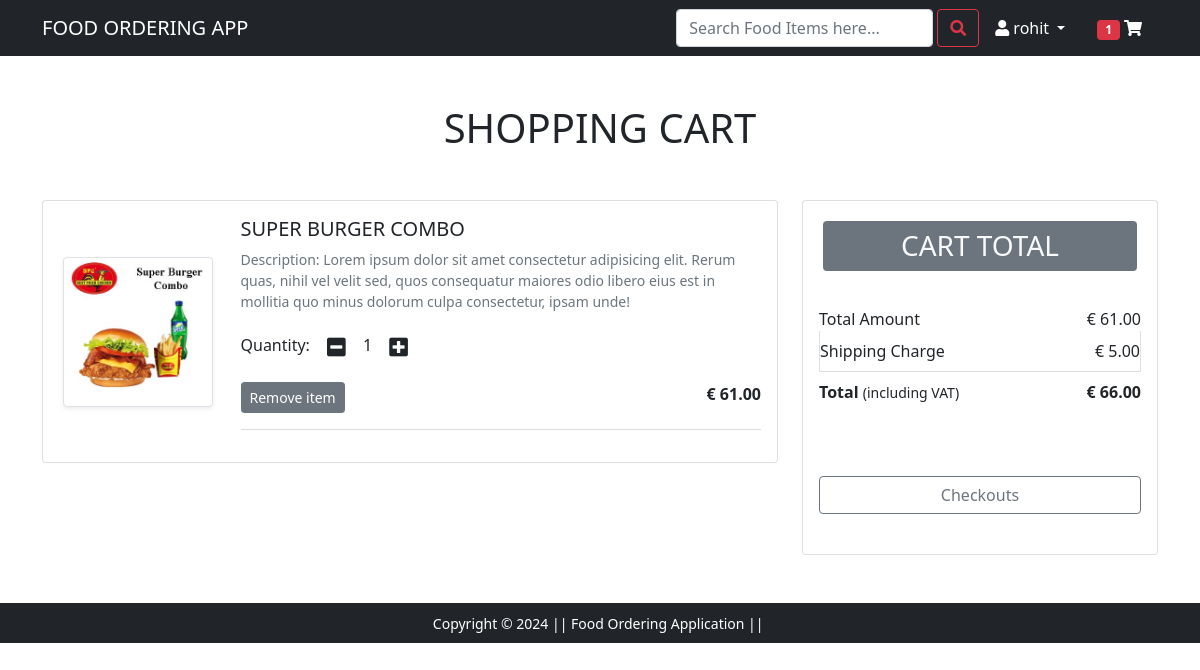
The page /cart/ (signed in) on the database as committed earlier.
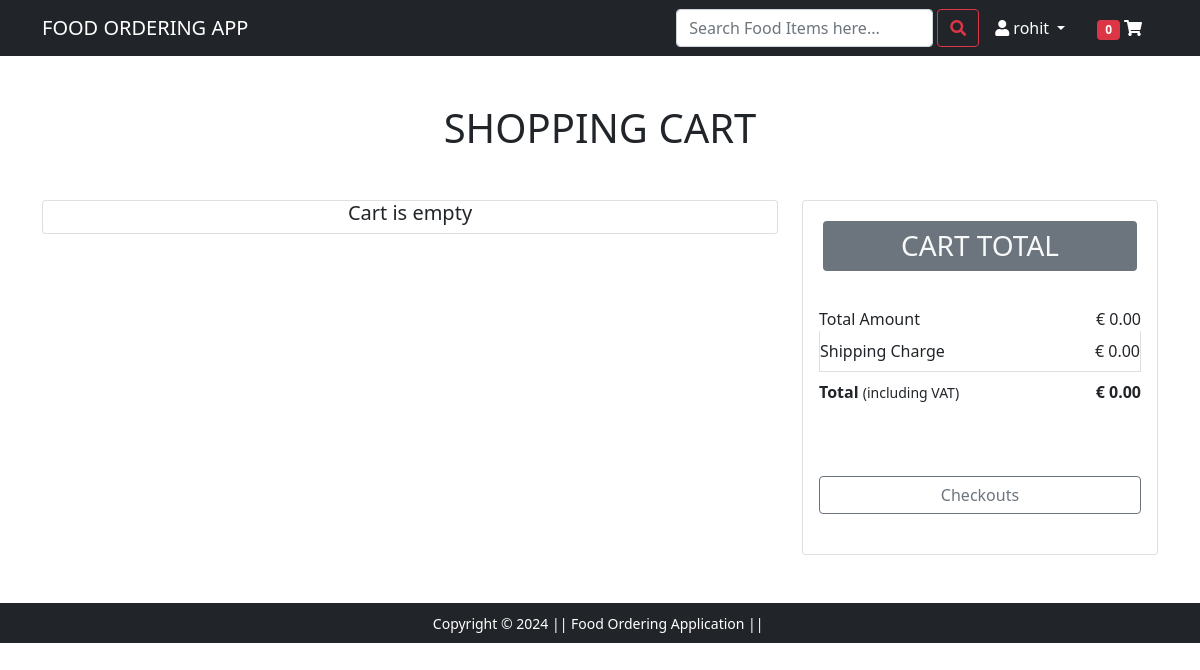
The same page on the database as committed later.
### orderApp/models.py (models this page shows, shortened)
class OrderItem(models.Model):
    product = models.ForeignKey(FoodItem, on_delete=models.SET_NULL, null=True)
    order = models.ForeignKey(Order, on_delete=models.SET_NULL, null=True, blank=True)
    quantity = models.IntegerField(default=0, null=True, blank=True)
    date_added = models.DateTimeField(auto_now_add=True)
    @property
    def get_total(self):
        total = self.product.price * self.quantity
        return total

class Order(models.Model):
    customer = models.ForeignKey(Profile, on_delete=models.SET_NULL, null=True, blank=True)
    date_ordered = models.DateTimeField(auto_now_add=True)
    status = models.CharField(default='Pending', choices=STATUS_CHOICE, max_length=20)
    transaction_id = models.CharField(max_length=100, null=True, blank=True)
    shipping_charge = models.DecimalField(max_length=100, decimal_places=2, max_digits=5, null=True, blank=True,
                                          default=5)
    is_complete = models.BooleanField(default=False)
    @property
    def get_cart_total(self):
        orderitems = self.orderitem_set.all()
        total = sum([item.get_total for item in orderitems])
        return total
    @property
    def grand_total(self):
        orderitems = self.orderitem_set.all()
        total = sum([item.get_total for item in orderitems])
        if total > 0:
            total += self.shipping_charge
        else:
            self.shipping_charge = 0.00
        return total

### restaurantApp/models.py (models this page shows, shortened)
class FoodItem(models.Model):
    category = models.ForeignKey(Category, on_delete=models.CASCADE, blank=True, null=True)
    name = models.CharField(max_length=200)
    price = models.DecimalField(max_length=100, decimal_places=2, max_digits=5)
    image = models.ImageField(blank=True, null=True, upload_to='FoodItem-images')

### orderApp/views.py (the view)
# urls.py: path('cart/',cart,name='cart'),
def cart(request):
    if request.user.is_authenticated:
        try:
            customer = request.user.profile
            order = Order.objects.get(customer=customer, is_complete=False)
            orderItems = OrderItem.objects.filter(order=order)
            grand_total = order.grand_total
            cartObjects = orderItems.count()
        except:
            print('cart is empty..')
            cartObjects = 0
            grand_total = 0
            order = {'get_cart_total': 0, 'get_cart_item': 0}
            orderItems = []
    else:
        cartObjects = 0
        order = {'get_cart_total': 0, 'get_cart_item': 0}
        grand_total = 0
        orderItems = []
    context = {
        'orderItems': orderItems,
        'order': order,
        'cartObjects': cartObjects,
        'grand_total': grand_total,
    }
    return render(request, 'addtocart.html', context)

### accountApp/models.py (called while the page is built)
    def __str__(self):
        return self.email

### templates/addtocart.html (shortened to what this page needs)
{% extends 'base1.html' %}
{% load static %}
{% block body %}
<div class="container my-5">
  <div class="row">
   <h1 class="text-center mb-5 text-uppercase">Shopping Cart</h1>
   <div class="col-sm-8">
   <div class="card">
    {% if cartObjects > 0%}
     {% for item in orderItems %}
    <div class="card-body">
     <div class="row">
      <div class="col-sm-3 text-center align-self-center"><img src="{{item.product.image.url}}" alt="" srcset="" class="img-fluid img-thumbnail shadow-sm" height="150" width="150"> </div>
      <div class="col-sm-9">
        <h5 class="text-uppercase">{{item.product.name}}</h5>
        <p class="mb-2 text-muted small">Description: Lorem ipsum dolor sit amet consectetur adipisicing elit. Rerum quas, nihil vel velit sed, quos consequatur maiores odio libero eius est in mollitia quo minus dolorum culpa consectetur, ipsam unde!</p>
        <div class="my-3">
         <label for="quantity">Quantity:</label>
         <button  class="btn update-cart" data-fooditem="{{item.product.id}}" data-action="remove"><i class="fas fa-minus-square fa-lg" ></i></button>
          <span data-quantity="{{item.quantity}}" id="quantity">{{item.quantity}}</span>
         <button  class="btn update-cart" data-fooditem="{{item.product.id}}" data-action="add"><i class="fas fa-plus-square fa-lg" ></i></button>
        </div>
        <div class="d-flex justify-content-between">
         <button data-fooditem="{{item.product.id}}" data-action="delete" class="btn btn-sm btn-secondary mr-3 update-cart" data-toggle="modal" data-target="#exampleModal">Remove item </button>
         <p class="mb-0"><span><strong>€ {{item.get_total}}</strong></span></p>
        </div>
        <hr class="text-muted">
      </div>
     </div>
    </div>
    {% endfor %}
    {% else %}
    <h5 class="text-center">Cart is empty</h5>
    {% endif %}
    </div>
   </div>
   <div class="col-sm-4">
    <div class="card">
     <div class="card-body">
       <h3 class="m-1 p-2 text-center bg-secondary text-light rounded text-uppercase">Cart Total</h3>
       <ul class="list-group pt-4 pb-4 pl-1 pr-1">
        {% if order.get_cart_total %}
        <li class="list-group-item d-flex justify-content-between align-items-center border-0 px-0 pb-0">Total Amount<span>€ {{order.get_cart_total}}</span></li>
        {% else %}
        <li class="list-group-item d-flex justify-content-between align-items-center border-0 px-0 pb-0">Total Amount<span>€ 0.00</span></li>
        {% endif %}
        {% if order.shipping_charge %}
        <li class="list-group-item d-flex justify-content-between align-items-center px-0">Shipping Charge<span>€ {{order.shipping_charge}}</span></li>
        {% else %}
        <li class="list-group-item d-flex justify-content-between align-items-center px-0">Shipping Charge<span>€ 0.00</span></li>
        {% endif %}
        <li class="list-group-item d-flex justify-content-between align-items-center border-0 px-0 mb-3">
         <div>
            <strong>Total</strong> <small>(including VAT)</small>
          </div>
          {% if order.get_cart_total %}
          <span><strong>€ {{grand_total}}</strong></span>
          {% else %}
          <span><strong>€ 0.00</strong></span>
          {% endif %}
        </li>
       </ul>
       <div class="d-grid mt-4 mb-4"><a href="{% url 'checkout' %}" class="btn btn-outline-secondary">Checkouts</a></div>
     </div>
    </div>
   </div>
  </div>
 </div>
{% endblock body %}

### templates/base1.html (shortened to what this page needs)
<!DOCTYPE html>
{% load static %}
<html lang="en">
  <head>
    <link rel="stylesheet" href="{% static 'css/bootstrap.min.css' %}">
    <link rel="stylesheet" href="{% static 'css/owl.carousel.min.css' %}" />
    <link rel="stylesheet" href="https://cdnjs.cloudflare.com/ajax/libs/font-awesome/5.15.3/css/all.min.css" />
    <link rel="stylesheet" href="{% static 'css/style.css' %}" />
  </head>
  <body>
    <nav class="navbar navbar-expand-lg navbar-dark bg-dark">
      <div class="container">
        <a class="navbar-brand" href="{% url 'home' %}">FOOD ORDERING APP</a>
        <div class="collapse navbar-collapse" id="navbarSupportedContent">
          <form class="d-flex" action="/item-search" method="get">
            <input
              class="form-control me-1"
              type="search"
              placeholder="Search Food Items here..."
              aria-label="Search"
              name="query"
              id="query"
            />
            <button class="btn btn-outline-danger" type="submit">
              <i class="fas fa-search"></i>
            </button>
          </form>
          <div>
            <ul class="navbar-nav me-auto mb-2 mb-lg-0">
              {% if request.user.is_authenticated %}
              <li class="adc nav-item dropdown mx-2 active">
                <a
                  class="nav-link dropdown-toggle text-white"
                  href="#"
                  id="profileDropdown"
                  role="button"
                  data-bs-toggle="dropdown"
                  aria-expanded="false"
                >
                  <i class="fas fa-user"></i> {{request.user.username}}
                </a>
              </li>
              {% endif %}
              <li class="nav-item mx-2">
                <a href="{% url 'cart' %}" class="nav-link text-white">
                  {% if cartObjects %}
                  <span class="badge bg-danger" id="cart-total">{{cartObjects}}</span>
                  {% else %}
                  <span class="badge bg-danger" id="cart-total">0</span>
                  {% endif %}
                  <i class="fas fa-shopping-cart"></i
                ></a>
              </li>
            </ul>
          </div>
        </div>
      </div>
    </nav>
     {% block body %} {% endblock body %}
    <footer class="container-fluid bg-dark text-center p-2 mt-5">
      <small class="text-white"
        >Copyright &copy; 2024 || Food Ordering Application ||
      </small>
    </footer>
  </body>
</html>

Rows that differ between the two databases and show on the page:
no longer on this page (row unchanged): OrderItem: product.image (picture), product.name "SUPER BURGER COMBO", quantity "1", get_total "61.00"
no longer on this page (row edited): Order: get_cart_total "61.00", shipping_charge "5.00"
Other text that changed with them:
{{ cartObjects }}: "1" → (not shown)
{{ grand_total }}: "66.00" → (not shown)
text now shown: "0 Cart is empty € 0.00 € 0.00 € 0.00"
